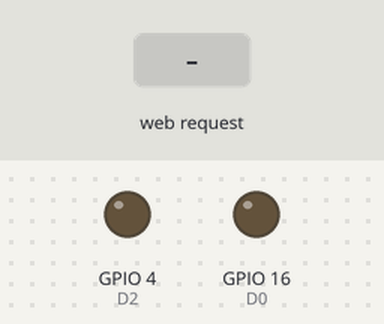
Simulated run of this sketch. Board: ESP8266 (NodeMCU). On the bench: output pins drawn as LEDs (lit = HIGH). The inputs (shaded band) are chosen by the test bench. WiFi joins after 1.5 s; servers stay silent unless stated; what the sketch prints to the serial monitor is not drawn.

Above: at 2.7 s.
2.8 s: HTTP request GET /LED1on received
At 3.7 s:
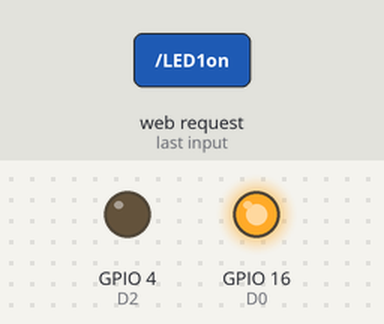
4.3 s: HTTP request GET /LED2on received
At 4.8 s:
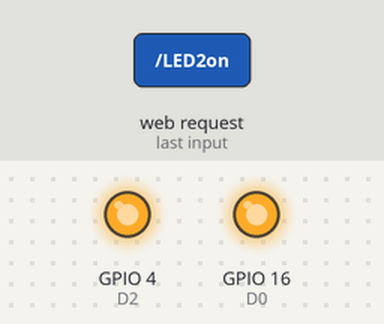
5.8 s: HTTP request GET /LED1off received
At 7.0 s:
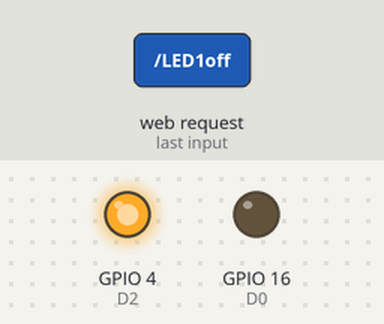
7.3 s: HTTP request GET /LED2off received
At 8.3 s:
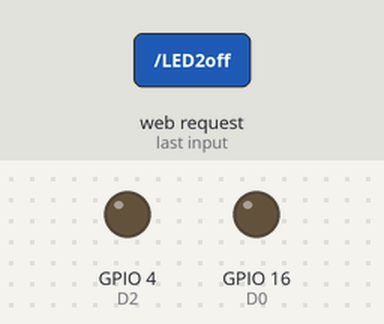
Timing chart, 0 to 9.8 s (numbered marks = the images above; inputs shaded):
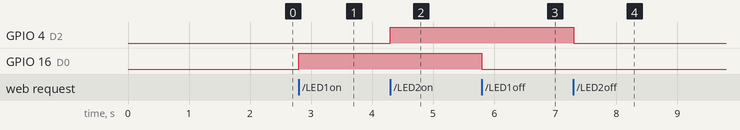

Measured:
- after the input at 2.8 s, GPIO 16 (D0): LOW → HIGH at once
- after the input at 4.3 s, GPIO 4 (D2): LOW → HIGH at once
- after the input at 5.8 s, GPIO 16 (D0): HIGH → LOW at once
- after the input at 7.3 s, GPIO 4 (D2): HIGH → LOW at once

The sketch:

WebServer4LEDs.ino
```cpp
#include <ESP8266WiFi.h>

const char* ssid = "IoTStLabs";
const char* password = "fold1108";
//const char* ssid = "IOT_Center";
//const char* password = "i5tcqriti";

WiFiServer server(80);

void setup() {
  Serial.begin(9600);
  delay(10);
  pinMode(16, OUTPUT);  // D0
  pinMode(4, OUTPUT);   // D2
  pinMode(2, OUTPUT);   // D4
  pinMode(13, OUTPUT);  // D7
  digitalWrite(16, LOW);
  digitalWrite(4, LOW);
  digitalWrite(2, LOW);
  digitalWrite(13, LOW);

  // 와이파이 네트워크에 접속
  Serial.println();
  Serial.println();
  Serial.print("Connecting to ");
  Serial.println(ssid);

  WiFi.begin(ssid, password);

  while (WiFi.status() != WL_CONNECTED) {
    delay(500);
    Serial.print(".");
  }
  Serial.println("");
  Serial.println("WiFi connected!!");

  // 웹서버 개시
  server.begin();
  Serial.println("Server started!!");

  // 접속할 IP 주소 표시
  Serial.print("Use this URL to connect: ");
  Serial.print("http://");
  Serial.print(WiFi.localIP());
  Serial.println("/");
  Serial.println("");
}

void loop() {
  // 클라이언트가 접속되었는지 확인
  WiFiClient client = server.available();
  if (!client) {
    return;
  }

  // 클라이언트가 데이터를 보낼 때까지 기다림
  Serial.println("new client");
  while(!client.available()){
    delay(1);
  }

  // 리퀘스트의 첫번째 줄을 읽어들임
  String request = client.readStringUntil('\r');
  Serial.println(request);
  client.flush();

  // 리퀘스트에 따른 LED 제어
  if (request.indexOf("/LED1on") > 0)  {
    digitalWrite(16, HIGH);
  }
  if (request.indexOf("/LED1off") >0)  {
    digitalWrite(16, LOW);
  }

  if (request.indexOf("/LED2on") > 0)  {
    digitalWrite(4, HIGH);
  }
  if (request.indexOf("/LED2off") >0)  {
    digitalWrite(4, LOW);
  }

  if (request.indexOf("/LED3on") >0)  {
    digitalWrite(2, HIGH);
  }
  if (request.indexOf("/LED3off") > 0)  {
    digitalWrite(2, LOW);
  }

  if (request.indexOf("/LED4on") > 0)  {
    digitalWrite(13, HIGH);
  }
  if (request.indexOf("/LED4off") > 0)  {
    digitalWrite(13, LOW);
  }

  // 클라이언트 리퀘스트에 대한 응답 메시지
  client.println("HTTP/1.1 200 OK");
  client.println("Content-Type: text/html");
  client.println(""); //  do not forget this one
  client.println("<!DOCTYPE HTML>");
  client.println("<html>");
  client.println("<head>");
  client.println("<meta name='apple-mobile-web-app-capable' content='yes' />");
  client.println("<meta name='apple-mobile-web-app-status-bar-style' content='black-translucent' />");
  client.println("</head>");
  client.println("<hr/><hr>");
  client.println("<h4><center> Web Control of 4 LEDs  </center></h4>");
  client.println("<hr/><hr>");

  client.println("<center>");
  client.println("LED 1");
  client.println("<a href=\"/LED1on\"\"><button>Turn On </button></a>");
  client.println("<a href=\"/LED1off\"\"><button>Turn Off </button></a><br />");
  client.println("</center>");

  client.println("<center>");
  client.println("LED 2");
  client.println("<a href=\"/LED2on\"\"><button>Turn On </button></a>");
  client.println("<a href=\"/LED2off\"\"><button>Turn Off </button></a><br />");
  client.println("</center>");

  client.println("<center>");
  client.println("LED 3");
  client.println("<a href=\"/LED3on\"\"><button>Turn On </button></a>");
  client.println("<a href=\"/LED3off\"\"><button>Turn Off </button></a><br />");
  client.println("</center>");

  client.println("<center>");
  client.println("LED 4");
  client.println("<a href=\"/LED4on\"\"><button>Turn On </button></a>");
  client.println("<a href=\"/LED4off\"\"><button>Turn Off </button></a><br />");
  client.println("</center>");
  client.println("<center>");

  client.println("<table border=\"4\">");
  client.println("<tr>");

  if (digitalRead(16))
    client.print("<td>LED 1 is ON</td>");
  else
    client.print("<td>LED 1 is OFF</td>");
  client.println("<br />");

  if (digitalRead(4))
    client.print("<td>LED 2 is ON</td>");
  else
    client.print("<td>LED 2 is OFF</td>");
  client.println("</tr>");

  client.println("<tr>");
  if (digitalRead(2))
    client.print("<td>LED 3 is ON</td>");
  else
    client.print("<td>LED 3 is OFF</td>");

  if (digitalRead(13))
    client.print("<td>LED 4 is ON</td>");
  else
    client.print("<td>LED 4 is OFF</td>");
  client.println("</tr>");

  client.println("</table>");
  client.println("</center>");
  client.println("</html>");
  delay(1);
  Serial.println("Client disonnected!!");
  Serial.println("");
}
```
